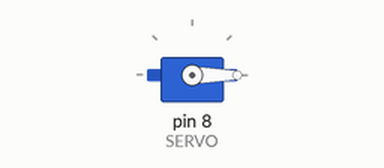
Bench run of a sketch on a simulated Arduino Uno, built with avr-gcc and run on an emulated ATmega328P. Shown: servo.

Above: at 0.05 s.
At 12.0 s:
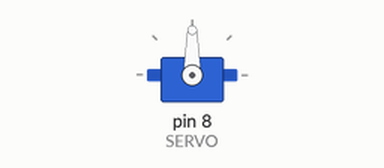
Timing chart, 0 to 15.6 s (numbered marks = the images above):
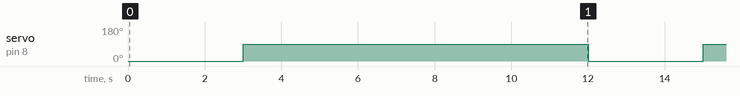

The sketch:

servo.ino
```cpp
 #include <Servo.h> //Die Servobibliothek wird aufgerufen. Sie wird benötigt, damit die Ansteuerung des Servos vereinfacht wird.


Servo servoblau; //Erstellt für das Programm ein Servo mit dem Namen „servoblau“

int SERVO = 8;

void setup() {
	servoblau.attach(SERVO);
}


void loop() {
	servoblau.write(0); //Position 1 ansteuern mit dem Winkel 0°

	delay(3000); //Das Programm stoppt für 3 Sekunden

	servoblau.write(90); //Position 2 ansteuern mit dem Winkel 90°

	delay(3000); //Das Programm stoppt für 3 Sekunden

	servoblau.write(90); //Position 3 ansteuern mit dem Winkel 180°

	delay(3000);//Das Programm stoppt für 3 Sekunden

	servoblau.write(90); //Position 4 ansteuern mit dem Winkel 20°

	delay(3000);//Das Programm stoppt für 3 Sekunden
}
```

Measured:
- by itself, servo on pin 8 (SERVO): alternates 90° for 9.0 s and 0° for 3.0 s
